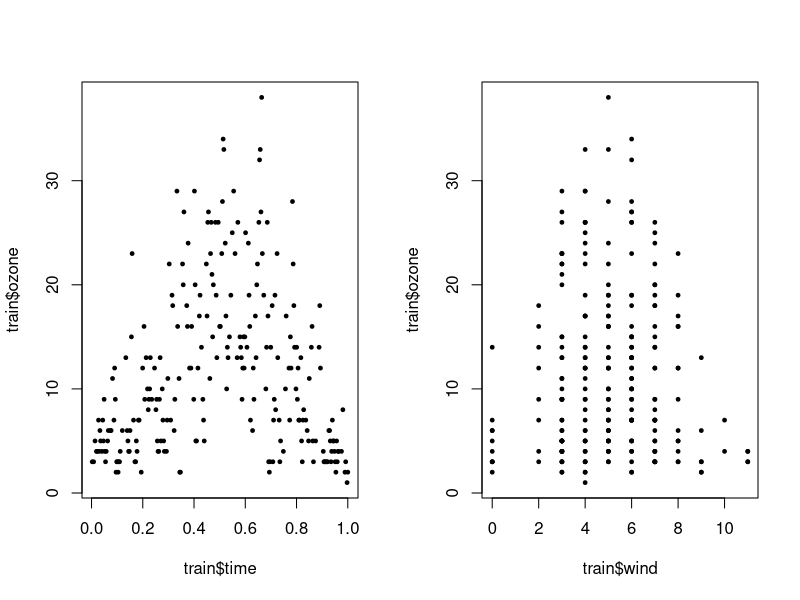
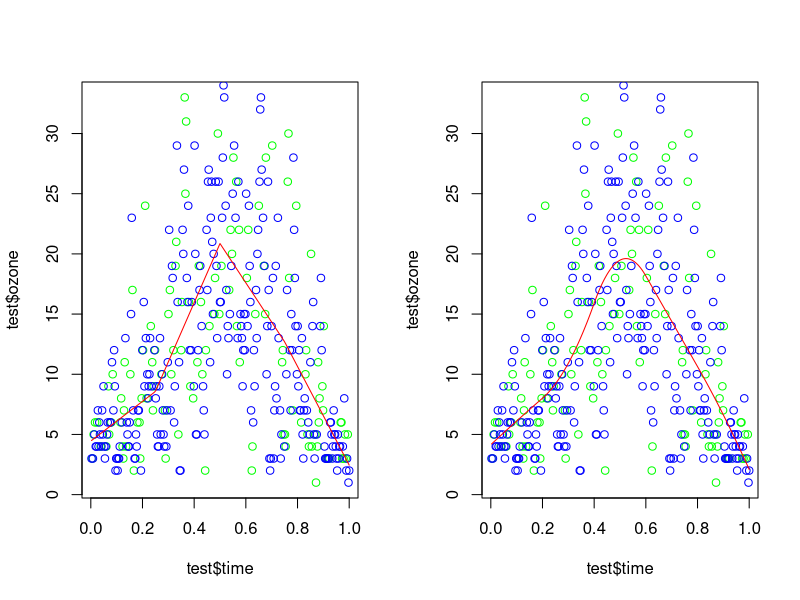
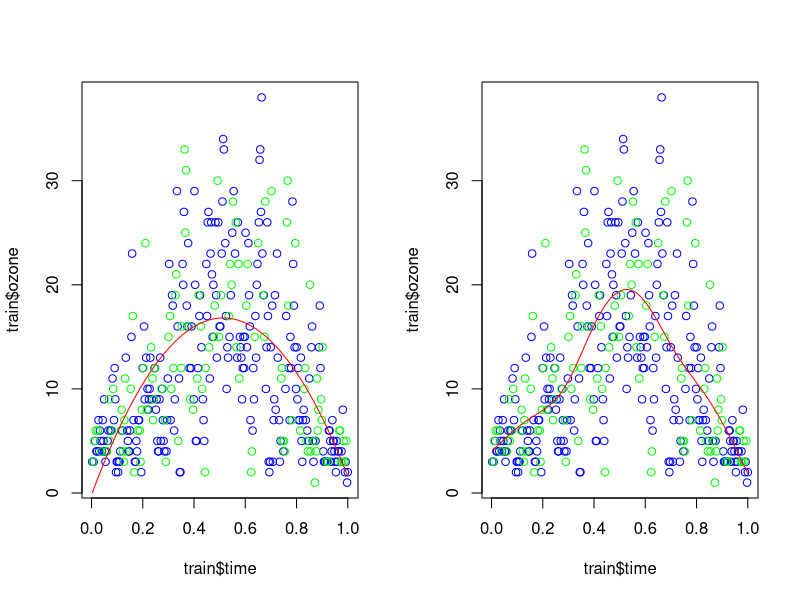
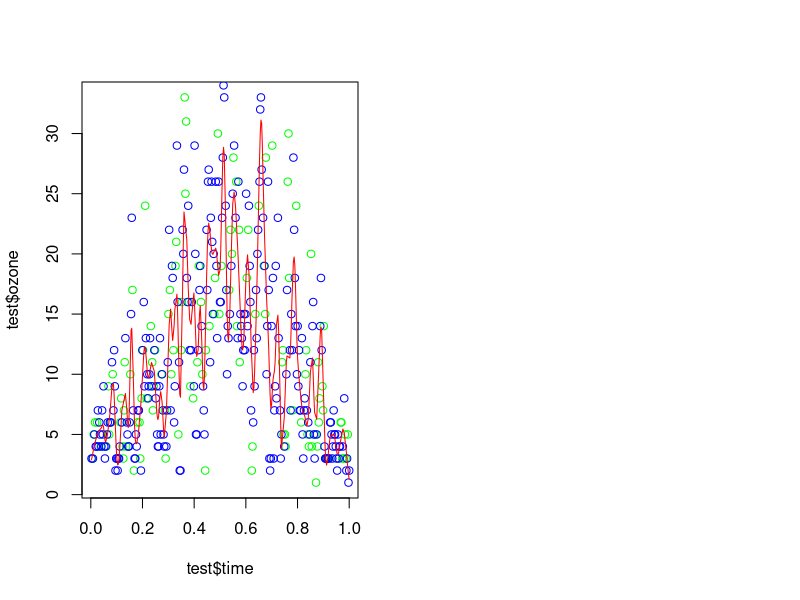

Reproduce these figures in R, in order.
## ---- chunk 1
knitr::opts_chunk$set(echo = TRUE)
## ---- chunk 2
library(mlbench)
  data(Ozone)
  
  # Wind will only be used for Q2
  mydata = data.frame("time" = seq(1:nrow(Ozone))/nrow(Ozone), "ozone" = Ozone$V4, "wind" = Ozone$V6)
  
  trainid = sample(1:nrow(Ozone), 250)
  train = mydata[trainid, ]
  test = mydata[-trainid, ]
  par(mfrow=c(1,2))
  
  plot(train$time, train$ozone, pch = 19, cex = 0.5)
  plot(train$wind, train$ozone, pch = 19, cex = 0.5)
  
train = train[order(train$time),]
  
## ---- chunk 3
library(dplyr)
knot = c(1/4, 1/2, 3/4)
train = na.omit(train)

h1 = rep(1, length(train$time))
h2 = train$time
H = cbind(h1,h2)

positive = function(x){
  output = max(0,x)
}


for ( i in 1:length(knot)){
   h = sapply(train$time-knot[i],positive)
   H = cbind(H,h)
}
y = train$ozone
colnames(H)=NULL
H = cbind(y,H)
df = as.data.frame(H)
fit = lm(y~., data = df)

y_hat = predict(fit, newdata =select(df, -y))
lo <- loess(y_hat~train$time)

H1 = select(df, -y)

plot(x=test$time, y=test$ozone, col='green')
points(x=train$time, y=y, col='blue')
lines(x=as.vector(train$time),y=y_hat, col='red')
## ---- chunk 4
knot = c(0.2,0.4,0.6,0.8)

h1 = rep(1, length(train$time))
h2 = train$time
h3 = h2^2
H = cbind(h1,h2)
H = cbind(H,h3)

positive = function(x){
  output = (max(0,x))^2
}

for ( i in 1:length(knot)){
  h = sapply(train$time-knot[i],positive)
  H = cbind(H,h)
}

y = train$ozone
colnames(H)=NULL
H = cbind(y,H)
df = as.data.frame(H)


fit = lm(y~., data = df)
y_hat = predict(fit, newdata = select(df,-y))
names(y_hat)=NULL


#plot(x=as.vector(train$time),y=y_hat, col='red')
plot(x=test$time, y=test$ozone, col='green')
points(x=as.vector(train$time), y=y, col='blue')
lines(x=as.vector(train$time),y=y_hat, col='red')

## ---- chunk 5
library(splines)
library(pracma)
knot = c(0.2,0.4,0.6,0.8)

H = bs(train$time, degree = 2,intercept = TRUE,  knots = knot)

H_old = select(df,-y)
H_old = as.matrix(H_old)

fit = lm( train$ozone~ bs(train$time, degree=2, intercept = TRUE), data=train)
y_hat = predict(fit, newdata = select(df,-y))



plot(x=train$time, y=train$ozone, col='blue')
points(x=test$time, y=test$ozone, col='green')
lines(x=train$time, y=y_hat, col = "red")

sum(rref(H)!=rref(H_old))
## ---- chunk 6
library(splines)
library(pracma)
knot = seq(0,1,length.out = 8)[2:7]

H = ns(train$time,intercept = TRUE,  knots = knot)

fit = lm(train$ozone~ns(train$time,intercept = TRUE, knots = knot), data=train)
y_hat = predict(fit, newdata = select(df,-y))



plot(x=train$time, y=train$ozone, col='blue')
points(x=test$time, y=test$ozone, col='green')
lines(x=train$time, y=y_hat, col = "red")

## ---- chunk 7
train = na.omit(train)
fit = smooth.spline(train$time, train$ozone)
y_hat = predict(fit, train$time)


plot(x=test$time, y=test$ozone, col='green')
points(x=train$time, y=train$ozone, col='blue')
lines(x=train$time, y = y_hat$y, col='red')
## ---- chunk 8
#wind
knot = c(0.2,0.4,0.6,0.8)

h1 = rep(1, length(train$wind))
h2 = train$wind
h3 = h2^2
H = cbind(h1,h2)
H = cbind(H,h3)

positive = function(x){
  output = (max(0,x))^2
}

for ( i in 1:length(knot)){
  h = sapply(train$wind-knot[i],positive)
  H = cbind(H,h)
}

y = train$ozone
colnames(H)=NULL
H = cbind(y,H)
df = as.data.frame(H)

names(y_hat)=NULL

names(H1)=NULL

df = as.data.frame(cbind(H1,H))

fit = lm(y~. ,data=df)




## ---- chunk 9
test = na.omit(test)
h1 = rep(1, length(test$time))
h2 = test$time
H = cbind(h1,h2)

positive = function(x){
  output = max(0,x)
}


for ( i in 1:length(knot)){
   h = sapply(test$time-knot[i],positive)
   H = cbind(H,h)
}
y = test$ozone
colnames(H)=NULL
H = cbind(y,H)
df = as.data.frame(H)
fit = lm(y~., data = df)

y_hat = predict(fit, newdata =select(df, -y))
lo <- loess(y_hat~test$time)

H = select(df, -y)


knot = c(1/4, 1/2, 3/4)
test = na.omit(test)

h1 = rep(1, length(test$time))
h2 = test$time
H = cbind(h1,h2)

positive = function(x){
  output = max(0,x)
}


for ( i in 1:length(knot)){
   h = sapply(test$time-knot[i],positive)
   H = cbind(H,h)
}
y = test$ozone
colnames(H)=NULL
H = cbind(y,H)
df = as.data.frame(H)
fit = lm(y~., data = df)

y_hat = predict(fit, newdata =select(df, -y))
lo <- loess(y_hat~test$time)

H1 = select(df, -y)


names(y_hat)=NULL
names(H1)=NULL
df_test = as.data.frame(cbind(H1,H))

y_hat = predict(fit, newdata = df_test)

sum((y_hat-test$ozone)^2)/length(y_hat)


